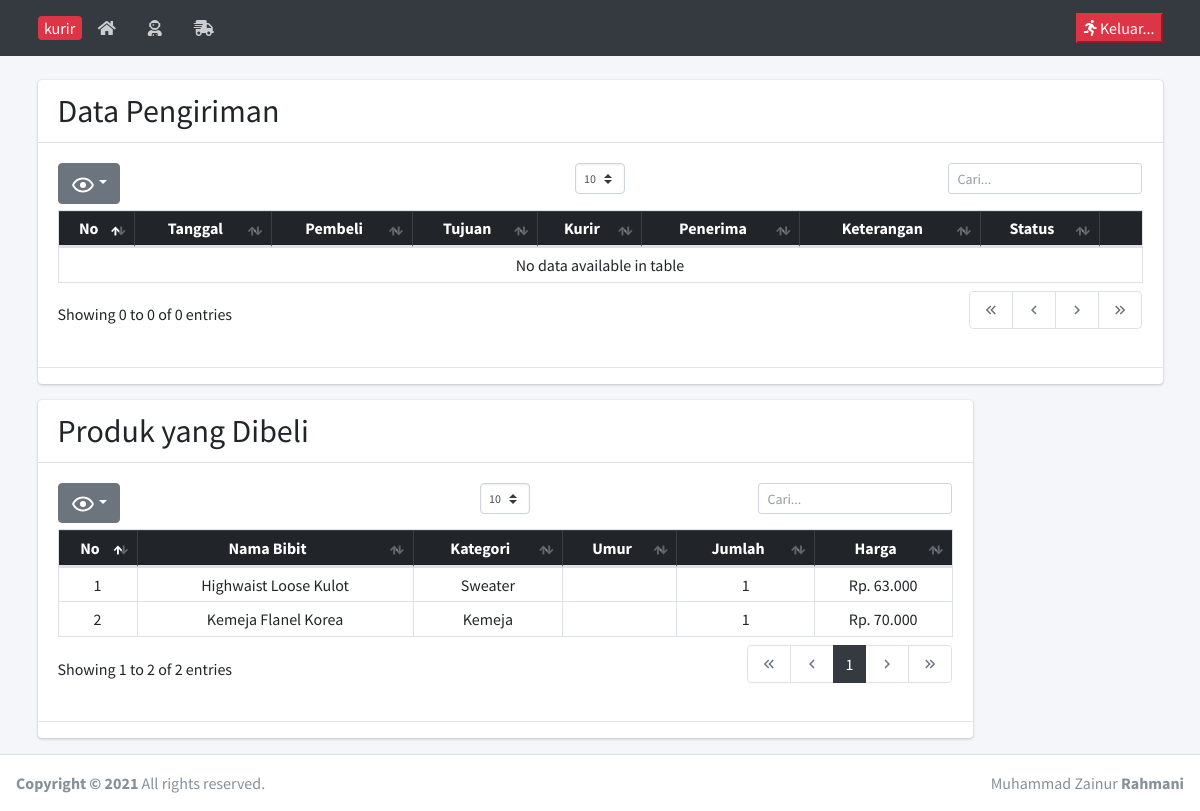
Page /kurir/kirim.php?idbeli=10 on the committed database.
### tables this page shows
CREATE TABLE `beliproduk` (
  `idbeliproduk` int(5) NOT NULL,
  `idbeli` int(5) NOT NULL,
  `idtanam` int(5) NOT NULL,
  `jumlah` int(5) NOT NULL,
  `namanya` varchar(80) NOT NULL,
  `harganya` float NOT NULL,
  `subharga` float NOT NULL
);

CREATE TABLE `tanam` (
  `idtanam` int(5) NOT NULL,
  `namatanam` varchar(80) NOT NULL,
  `kategori` varchar(30) NOT NULL,
  `modal` float NOT NULL,
  `harga` float NOT NULL,
  `deskripsi` text NOT NULL,
  `gambar` text NOT NULL,
  `stok` int(4) NOT NULL,
  `harga_r` float NOT NULL,
  `terjual` int(10) NOT NULL,
  `cekflash` int(1) NOT NULL
);

### kurir/kirim.php (the view, shortened to what this page needs)
<?php require('headernya.php'); error_reporting(0);
  $idbeli = $_GET['idbeli'];
  $beliproduk = mysqli_query($kon, "SELECT * FROM beliproduk INNER JOIN tanam ON beliproduk.idtanam = tanam.idtanam WHERE idbeli = '$idbeli' ORDER BY namatanam ASC");
?>
  <div class="content-wrapper">
    <br>
    <section class="content">
      <div class="container">
        <div class="row">
          <div class="col-12">
            <div class="card">
              <div class="card-header">
                <h2 style="display:inline;">Data Pengiriman</h2>
              </div>
              <div class="card-body">
                <table id="dataTables" class="table table-bordered table-sm">
                  <thead class="table-dark">
                    <tr class="text-center">
                        <th>No</th>
                        <th>Tanggal</th>
                        <th>Pembeli</th>
                        <th>Tujuan</th>
                        <th>Kurir</th>
                        <th>Penerima</th>
                        <th>Keterangan</th>
                        <th>Status</th>
                        <th class="hide"></th>
                    </tr>
                  </thead>
                  <tbody>
                  </tbody>
                </table>
              </div>
              <hr>
            </div>
          </div>
        </div>
      </div>
    </section>
    <?php
    if(mysqli_num_rows($beliproduk)> 0){ ?>
    <section class="content">
      <div class="container">
        <div class="row">
          <div class="col-10">
            <div class="card">
              <div class="card-header">
                <h2 style="display:inline;">Produk yang Dibeli</h2>
              </div>
              <div class="card-body">
                <table id="dataTables1" class="table table-bordered table-sm">
                  <thead class="table-dark">
                    <tr class="text-center">
                        <th>No</th>
                        <th>Nama Bibit</th>
                        <th>Kategori</th>
                        <th>Umur</th>
                        <th>Jumlah</th>
                        <th>Harga</th>
                    </tr>
                  </thead>
                  <tbody>
                    <?php
                      $no = 1;
                      while($data = mysqli_fetch_array($beliproduk)){
                        ?>
                          <tr class="text-center">
                          <td><?= $no++ ?></td>
                          <td><?= $data['namatanam'] ?></td>
                          <td><?= $data['kategori'] ?></td>
                          <td><?= $data['umur'] ?></td>
                          <td><?= $data['jumlah'] ?></td>
                          <td>Rp. <?= number_format($data['harga'],0,',','.') ?> </td>
                        <?php
                      }
                    ?>
                  </tbody>
                </table>
              </div>
              <hr>
            </div>
          </div>
        </div>
      </div>
    </section>
    <?php }?>
  </div>
<?php require('footernya.php') ?>

### rows in the picture
beliproduk: idtanam.namatanam "Highwaist Loose Kulot", idtanam.kategori "Sweater", jumlah "1", idtanam.harga "63.000"
beliproduk: idtanam.namatanam "Kemeja Flanel Korea", idtanam.kategori "Kemeja", jumlah "1", idtanam.harga "70.000"
